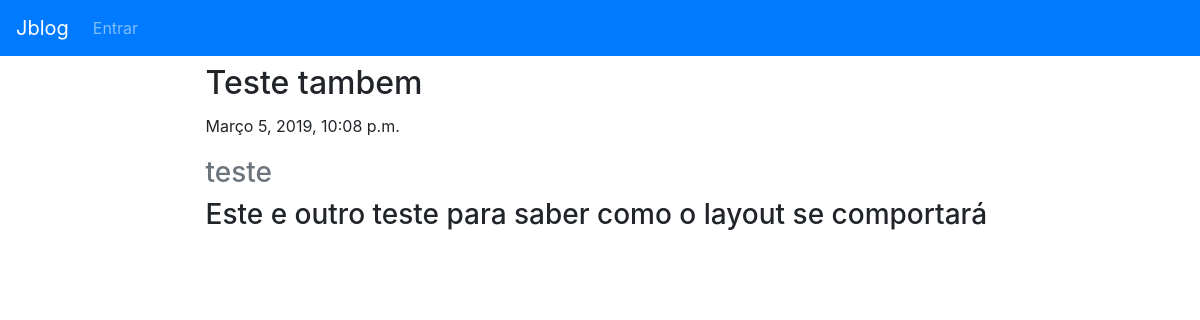
The app's page /view/4 with its own data.
### jblog/models.py (models this page shows)
class Article(models.Model):
    published_at = models.DateTimeField(
        verbose_name = "Data da Publicação",
        auto_now=True
    )
    title = models.CharField(
        max_length=140,
        verbose_name="Título",
        db_index = True
    )
    resume = models.TextField(
        verbose_name="Resumo"
    )
    text = models.TextField(
        verbose_name="Artigo"
    )

### jblog/views.py (the view)
# urls.py: path('view/<pk>', ArticleView.as_view(), name="view"),
class ArticleView(DetailView):
    model = Article
    template_name = 'jblog/view_article.html'
    success_url = reverse_lazy('jblog:index')
    def get_context_data(self, **kwargs):
        context = super().get_context_data(**kwargs)
        context['article'] = timezone.now()
        return context

### jblog/templates/jblog/view_article.html (shortened to what this page needs)
{% extends 'base.html' %}
{%block main%}
<div class="container" style="width:70%">
    <h2>{{object.title | safe}}</h2>
    <p class="lead"><small>{{ object.published_at }}</small></p>
    <h3 class="text-muted">{{ object.resume }}</h3>
    <h3>{{ object.text }}</h3>
</div>
{%endblock%}

### records on screen
Article: title "Teste tambem", published_at "Março 5, 2019, 10:08 p.m.", resume "teste", text "Este e outro teste para saber como o layout se comportará"
